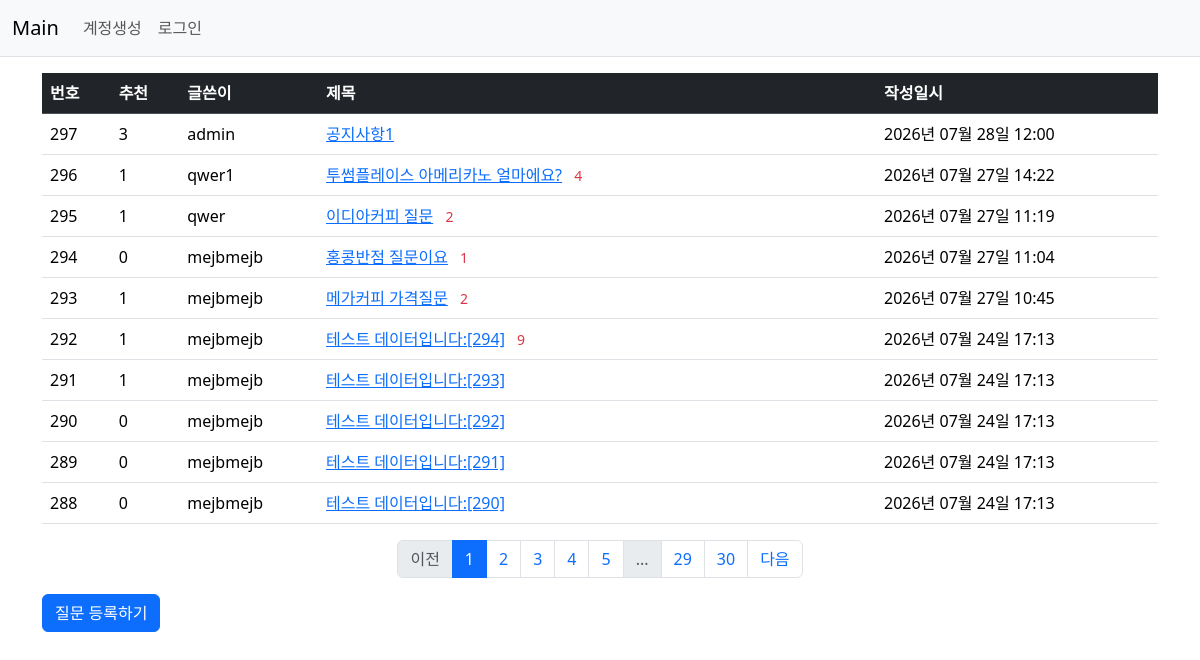
Page /question/list/ on the committed database.
### pybo/models.py (models this page shows, shortened)
class Question(db.Model):
    id = db.Column(db.Integer, primary_key=True)
    subject = db.Column(db.String(max_string), nullable=False) # 200자까지 문자열 제한이 있으며 null을 허용하지 않겠다.
    content = db.Column(db.Text(), nullable=False)
    create_date = db.Column(db.DateTime(), nullable=False) # DateTime을 받아오며 null을 허용하지 않겠다
    user_id = db.Column(db.Integer, db.ForeignKey('user.id', ondelete='CASCADE'), nullable=False)
    user = db.relationship('User', backref=db.backref('question_set'))
    voter = db.relationship('User', secondary=question_voter,
                            backref=db.backref('question_voter_set', lazy='dynamic'))

class User(db.Model):
    id = db.Column(db.Integer, primary_key=True)
    username = db.Column(db.String(150), unique=True, nullable=False) # unique = True 중복 막겠다
    password = db.Column(db.String(max_string), nullable=False)
    email = db.Column(db.String(120), unique=True, nullable=False)

### pybo/views/question_views.py (the view)
@bp.route('/list/')
def _list(): # URL '/question/list/'로 접근했을 때 실행될 라우트 함수를 정의
    page = request.args.get('page', type=int, default=1)
    question_list = Question.query.order_by(Question.create_date.desc()).paginate(page=page, per_page=per_page_num)
    return render_template('question/question_list.html', question_list=question_list)

### pybo/filter.py (called while the page is built)
def format_datetime(value, fmt='%Y년 %m월 %d일 %H:%M'):
    return value.strftime(fmt)

### pybo/views/auth_views.py (called while the page is built)
@bp.before_app_request
def load_logged_in_user():
    user_id = session.get('user_id')
    if user_id is None:
        g.user = None
    else:
        g.user = User.query.get(user_id)

### pybo/templates/question/question_list.html
{% extends 'base.html' %}
{% block content %}
<div class="container my-3">
    <table class="table">
        <thead>
        <tr class="table-dark">
            <th>번호</th>
            <th>추천</th>
            <th>글쓴이</th>
            <th style="width:50%">제목</th>
            <th>작성일시</th>
        </tr>
        </thead>
        <tbody>
        {% if question_list %}
        {% for question in question_list.items %}
        <tr>
            <td>
                {{ question_list.total - ((question_list.page - 1) * question_list.per_page) - loop.index0 }}
            </td>
            <td>
                {{ question.voter|length }}
            </td>
            <td>
                {{question.user.username}}
            </td>
            <td>
                <a href="{{ url_for('question.detail', question_id=question.id) }}">{{ question.subject }}</a>
                {% if question.answer_set|length > 0 %}
                <span class="text-danger small ms-2">{{ question.answer_set|length }}</span>
                {% endif %}
            </td>
            <td>
                {{ question.create_date|datetime }}
            </td>
        </tr>
        {% endfor %}
        {% else %}
        <tr>
            <td colspan="3">질문이 없습니다.</td>
        </tr>
        {% endif %}
        </tbody>
    </table>
    <ul class="pagination justify-content-center">
        {% if question_list.has_prev %}
        <li class="page-item">
            <a class="page-link" href="?page={{ question_list.prev_num }}">이전</a>
        </li>
        {% else %}
        <li class="page-item disabled">
            <a class="page-link" tabindex="-1" aria-disabled="true" href="#">이전</a>
        </li>
        {% endif %}
        {% for page_num in question_list.iter_pages() %}
            {% if page_num %}
                {% if page_num != question_list.page %}
                <li class="page-item">
                    <a class="page-link" href="?page={{ page_num }}">{{ page_num }}</a>
                </li>
                {% else %}
                <li class="page-item active" aria-current="page">
                    <a class="page-link" href="#">{{ page_num }}</a>
                </li>
                {% endif %}
            {% else %}
                <li class="page-item disabled">
                    <a class="page-link" href="#">...</a>
                </li>
            {% endif %}
        {% endfor %}
        {% if question_list.has_next %}
        <li class="page-item">
            <a class="page-link" href="?page={{ question_list.next_num }}">다음</a>
        </li>
        {% else %}
        <li class="page-item disabled">
            <a class="page-link" tabindex="-1" aria-disabled="true" href="#">다음</a>
        </li>
        {% endif %}
    </ul>
    <a href="{{ url_for('question.create') }}" class="btn btn-primary">질문 등록하기</a>
</div>
{% endblock %}

### rows in the picture
Question: total "297", voter|length "3", user.username "admin", subject "공지사항1", create_date "2026년 07월 28일 12:00"
Question: total "296", voter|length "1", user.username "qwer1", subject "투썸플레이스 아메리카노 얼마에요?", answer_set|length "4", create_date "2026년 07월 27일 14:22"
Question: total "295", voter|length "1", user.username "qwer", subject "이디아커피 질문", answer_set|length "2", create_date "2026년 07월 27일 11:19"
Question: total "294", voter|length "0", user.username "mejbmejb", subject "홍콩반점 질문이요", answer_set|length "1", create_date "2026년 07월 27일 11:04"
Question: total "293", voter|length "1", user.username "mejbmejb", subject "메가커피 가격질문", answer_set|length "2", create_date "2026년 07월 27일 10:45"
Question: total "292", voter|length "1", user.username "mejbmejb", subject "테스트 데이터입니다:[294]", answer_set|length "9", create_date "2026년 07월 24일 17:13"
Question: total "291", voter|length "1", user.username "mejbmejb", subject "테스트 데이터입니다:[293]", create_date "2026년 07월 24일 17:13"
Question: total "290", voter|length "0", user.username "mejbmejb", subject "테스트 데이터입니다:[292]", create_date "2026년 07월 24일 17:13"
Question: total "289", voter|length "0", user.username "mejbmejb", subject "테스트 데이터입니다:[291]", create_date "2026년 07월 24일 17:13"
Question: total "288", voter|length "0", user.username "mejbmejb", subject "테스트 데이터입니다:[290]", create_date "2026년 07월 24일 17:13"

### other values in the picture
{{ page_num }} "1"
{{ page_num }} "2" "3" "4" "5" "29" "30"
